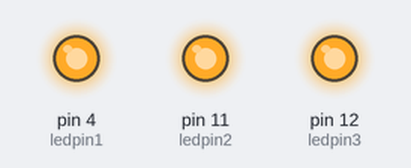
Recording of a sketch running on a simulated Arduino Uno, built with avr-gcc and run on an emulated ATmega328P. On the bench: output pins drawn as LEDs (lit = HIGH).

Above: at 3.2 s.
At 4.7 s:
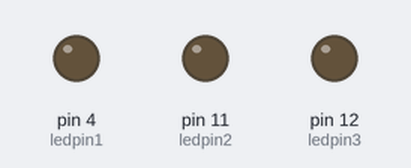
Timing chart, 0 to 6.0 s (numbered marks = the images above):
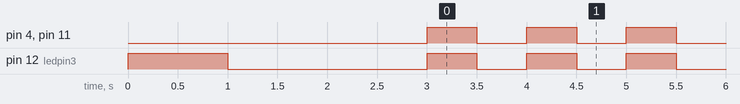

Measured:
- by itself, pin 4 (ledpin1), pin 11 (ledpin2): alternates HIGH for 0.50 s and LOW for 0.50 s
- by itself, pin 12 (ledpin3): repeats every 1.0 s: HIGH 0.50 s, LOW 0.50 s

The sketch:

problema_1_del_examen.ino
```cpp
/*
*  Documentación del programa
*  Autore: Jaume Samaranch Parellada
*  Fecha: 19/03/21
*  Código referencia: (url)
*  Descripción del programa:Tras conectarlo, durante 1 segundo habrá un led que se encenderá una única vez.
*                           Después los 3 leds se encenderán y apagarán estando 1 segundo encendidos y 0,5 segundos apagados en bucle.
*  Hardware necesario: 3 leds.
*/

int ledpin1 = 4;
int ledpin2 = 11;
int ledpin3 = 12;

void setup() {
 pinMode(ledpin1, OUTPUT);
 pinMode(ledpin2, OUTPUT);
 pinMode(ledpin3, OUTPUT);

 digitalWrite(ledpin3, HIGH);
 delay(1000);

 digitalWrite(ledpin3, LOW);
 delay(1000);

 digitalWrite(ledpin2, LOW);

 digitalWrite(ledpin1, LOW);
 delay(1000);

}

void loop() {

 digitalWrite(ledpin1, HIGH);

 digitalWrite(ledpin2, HIGH);

 digitalWrite(ledpin3, HIGH);
 delay(500);

 digitalWrite(ledpin1, LOW);

 digitalWrite(ledpin2, LOW);

 digitalWrite(ledpin3, LOW);
 delay(500);
}
```
